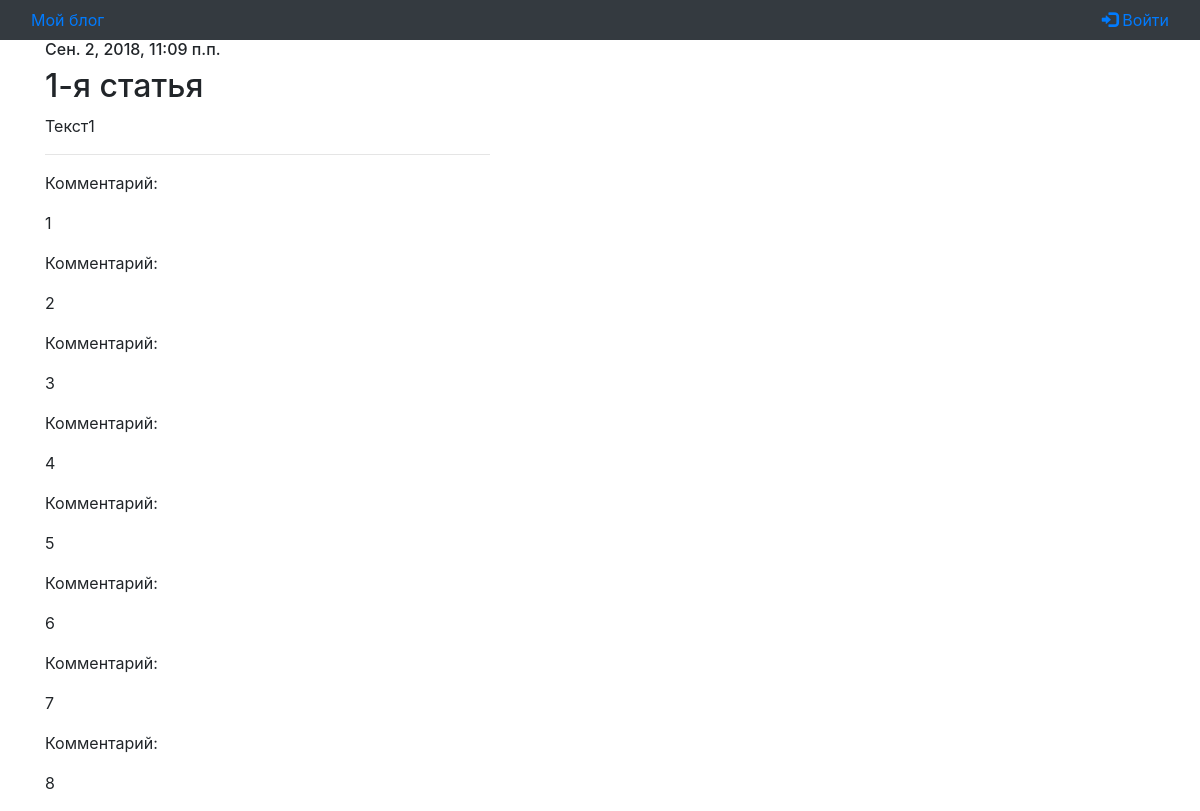
Page /articles/get/3/ on the committed database.
### personal/models.py (models this page shows, shortened)
class Article(models.Model):
    class Meta:
        db_table = "article"
    article_title = models.CharField(max_length=100)
    article_text = models.TextField()
    article_date = models.DateTimeField()
    article_likes = models.IntegerField(default=0)

class Comments(models.Model):
    class Meta:
        db_table = "comments"
    comments_text = models.TextField(verbose_name='Поле комментария')
    comments_article = models.ForeignKey(Article, on_delete=models.CASCADE)

### personal/views.py (the view)
# urls.py: path('articles/get/<int:article_id>/', views.article),
def article(request, article_id=1):
    comment_form = CommentForm
    args = {}
    args.update(csrf(request))
    args['article'] = Article.objects.get(id=article_id)
    args['comments'] = Comments.objects.filter(comments_article_id=article_id)
    args['form'] = comment_form
    args['username'] = auth.get_user(request).username
    return render_to_response('article.html', args)

### personal/templates/article.html (shortened to what this page needs)
{% extends 'index.html' %}
{% block article %}
<h6>{{ article.article_date }}</h6>
<h2> {{ article.article_title }} </h2>
<p> {{ article.article_text }} </p>
<hr>
{% for comment in comments %}
    <p>Комментарий:</p>
    <p>{{ comment.comments_text }}</p>
{% endfor %}
{% endblock %}

### templates/index.html (shortened to what this page needs)
<!DOCTYPE html>
<head>
    {% load static %}
    <link rel="stylesheet" type="text/css" href="{% static 'personal/css/bootstrap.min.css' %}" >
    <link rel="stylesheet" type="text/css" href="{% static 'personal/css/glyphicon.css' %}" >
</head>
<body >
<nav class="navbar navbar-expand-lg navbar-dark bg-dark">
        <div class="container-fluid">
        <a href="/"> Мой блог </a>
        <ul class="navbar-nav ml-auto">
            {% if username %}
                <li><a href="/auth/logout/"><span class="glyphicon glyphicon-log-out"></span> Выйти {{ username }}</a></li>
            {% else %}
                <li><a href="/auth/login/"><span class="glyphicon glyphicon-log-in"></span> Войти {{ username }}</a></li>
            {% endif %}
        </ul>
    </div>
</nav>
<div class="container">
    <div class="row justify-content-left">
         <div class="col-5">
        {% block article %}{% endblock %}
         </div>
    </div>
</div>
</body>
</html>

### rows in the picture
Article: article_date "Сен. 2, 2018, 11:09 п.п.", article_title "1-я статья", article_text "Текст1"
Comments: comments_text "1"
Comments: comments_text "2"
Comments: comments_text "3"
Comments: comments_text "4"
Comments: comments_text "5"
Comments: comments_text "6"
Comments: comments_text "7"
Comments: comments_text "8"
